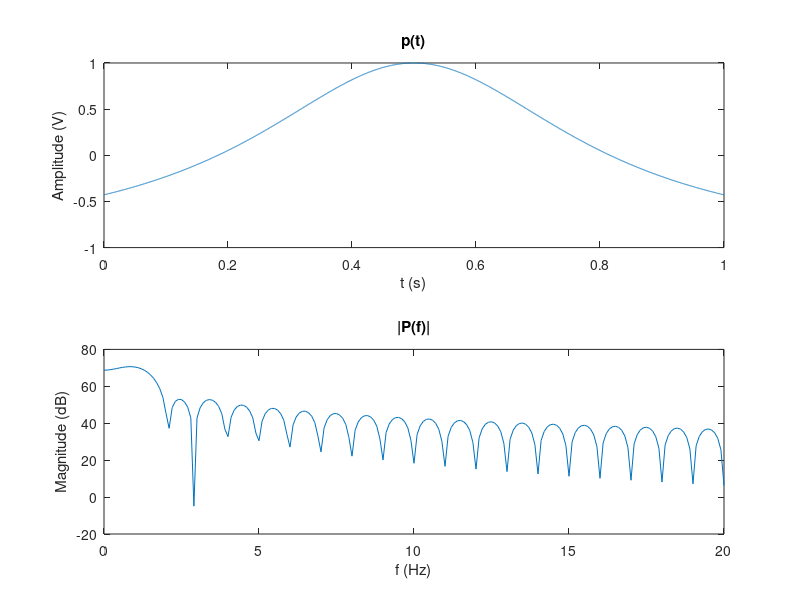
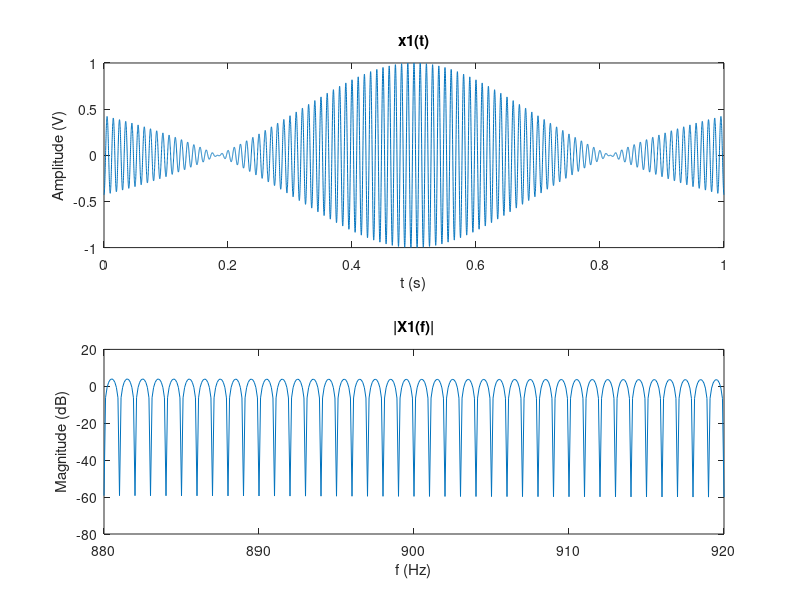

Recreate these plots in MATLAB, in order. (Note: this script raises an error after producing the figures.)
%Camille Chow
%ECE300 PSET 2
%10/13/17

fc = 1000;
fs = 10*fc;
N = 10000;
N0 = 10*N;

dt = 1/fs;
n = 0:N-1;
t = n*dt;
f0 = 100;
x0 = cos(2*pi*f0*t);
T0 = max(t);
p = 2./(1+10*((t-T0/2)./T0).^2) - 1;

Pf = fftshift(fft(p,N0));
k = -N0/2:N0/2-1;
f = k*fs/N0;

%7a)
W = 20;
fidx = find(0<=f & f<=W);
fkeep = f(fidx);
Pfkeep = Pf(fidx);

figure
subplot(2,1,1)
plot(t,p)
title('p(t)')
xlabel('t (s)')
ylabel('Amplitude (V)')
subplot(2,1,2)
plot(fkeep,20*log10(abs(Pfkeep)))
title('|P(f)|')
xlabel('f (Hz)')
ylabel('Magnitude (dB)')

% mag2db(abs(max(Pfkeep))) = 70.6283 dB
% After 20Hz, the spectrum magnitude is less than 36 dB,
% which is about 35 dB lower than the peak

%7b)
x1 = p.*x0;
Xf = fftshift(fft(x1,N0));

fidx = find((fc-(f0+W))<=f & f<=(fc-(f0-W)));
fkeep = f(fidx);
Xfkeep = Xf(fidx);

figure
subplot(2,1,1)
plot(t,x1)
title('x1(t)')
xlabel('t (s)')
ylabel('Amplitude (V)')
subplot(2,1,2)
plot(fkeep,20*log10(abs(Xfkeep)))
title('|X1(f)|')
xlabel('f (Hz)')
ylabel('Magnitude (dB)')

%7c)
pAM = .5*modulate(p,fc,fs,'amdsb-tc',-2);
x1AM = .5*modulate(x1,fc,fs,'amdsb-tc',-2);

P_AM = fftshift(fft(pAM,N0));
x1_AM = fftshift(fft(x1AM,N0));

P_AMkeep = P_AM(fidx);
x1_AMkeep = x1_AM(fidx);

figure
subplot(2,2,1)
plot(t,pAM)
title('p(t) AM modulated signal')
xlabel('t (s)')
ylabel('Amplitude (V)')
subplot(2,2,2)
plot(t,x1AM)
title('x1(t) AM modulated signal')
xlabel('t (s)')
ylabel('Amplitude (V)')
subplot(2,2,3)
plot(fkeep,20*log10(abs(P_AMkeep)))
title('Magnitude Response')
xlabel('f (Hz)')
ylabel('Magnitude (dB)')
subplot(2,2,4)
plot(fkeep,20*log10(abs(x1_AMkeep)))
title('Magnitude Response')
xlabel('f (Hz)')
ylabel('Magnitude (dB)')

%7d)
phat = imag(hilbert(p));
x1hat = imag(hilbert(x1));

figure
subplot(2,1,1)
plot(t,phat)
title('Hilbert transform of p(t)')
xlabel('t (s)')
ylabel('Amplitude (V)')
subplot(2,1,2)
plot(t,x1hat)
title('Hilbert transform of x1(t)')
xlabel('t (s)')
ylabel('Amplitude (V)')

%7e)
DSBp = modulate(p,fc,fs,'am');
DSBpf = fftshift(fft(DSBp,N0));
DSBpfkeep = DSBpf(fidx);
[DSBp_upper,DSBp_lower] = envelope(DSBp,100,'peak');

DSBx1 = modulate(x1,fc,fs,'am');
DSBxf = fftshift(fft(DSBx1,N0));
DSBxfkeep = DSBxf(fidx);
[DSBx1_upper,DSBx1_lower] = envelope(DSBx1,100,'peak');

LSSBp = ssbmod(p,fc,fs,0);
LSSBpf = fftshift(fft(LSSBp,N0));
LSSBpfkeep = LSSBpf(fidx);
[LSSBp_upper,LSSBp_lower] = envelope(LSSBp,100,'peak');

LSSBx1 = ssbmod(x1,fc,fs,0);
LSSBxf = fftshift(fft(LSSBx1,N0));
LSSBxfkeep = LSSBxf(fidx);
[LSSBx1_upper,LSSBx1_lower] = envelope(LSSBx1,100,'peak');

USSBp = ssbmod(p,fc,fs,0,'upper');
USSBpf = fftshift(fft(USSBp,N0));
USSBpfkeep = USSBpf(fidx);
[USSBp_upper,USSBp_lower] = envelope(USSBp,100,'peak');

USSBx1 = ssbmod(x1,fc,fs,0,'upper');
USSBxf = fftshift(fft(USSBx1,N0));
USSBxfkeep = USSBxf(fidx);
[USSBx1_upper,USSBx1_lower] = envelope(USSBx1,100,'peak');

figure
subplot(2,3,1)
plot(t,DSBp)
title('p(t) DSB modulated signal')
xlabel('t (s)')
ylabel('Amplitude (V)')

subplot(2,3,2)
plot(fkeep,20*log10(abs(DSBpfkeep)))
title('p(t) DSB magnitude response')
xlabel('f (Hz)')
ylabel('Magnitude (dB)')

subplot(2,3,3)
plot(t,DSBp_lower,t,DSBp_upper)
title('p(t) DSB envelopes')
xlabel('t (s)')
ylabel('Amplitude (V)')

subplot(2,3,4)
plot(t,DSBx1)
title('x1(t) DSB modulated signal')
xlabel('t (s)')
ylabel('Amplitude (V)')

subplot(2,3,5)
plot(fkeep,20*log10(abs(DSBxfkeep)))
title('x1(t) DSB magnitude response')
xlabel('f (Hz)')
ylabel('Magnitude (dB)')

subplot(2,3,6)
plot(t,DSBx1_lower,t,DSBx1_upper)
title('x1(t) DSB envelopes')
xlabel('t (s)')
ylabel('Amplitude (V)')

figure
subplot(2,3,1)
plot(t,LSSBp)
title('p(t) LSSB modulated signal')
xlabel('t (s)')
ylabel('Amplitude (V)')

subplot(2,3,2)
plot(fkeep,20*log10(abs(LSSBpfkeep)))
title('p(t) LSSB magnitude response')
xlabel('f (Hz)')
ylabel('Magnitude (dB)')

subplot(2,3,3)
plot(t,LSSBp_lower,t,LSSBp_upper)
title('p(t) LSSB envelopes')
xlabel('t (s)')

subplot(2,3,4)
plot(t,LSSBx1)
title('x1(t) LSSB modulated signal')
xlabel('t (s)')
ylabel('Amplitude (V)')

subplot(2,3,5)
plot(fkeep,20*log10(abs(LSSBxfkeep)))
title('x1(t) LSSB magnitude response')
xlabel('f (Hz)')
ylabel('Magnitude (dB)')

subplot(2,3,6)
plot(t,LSSBx1_lower,t,LSSBx1_upper)
title('x1(t) LSSB envelopes')
xlabel('t (s)')
ylabel('Amplitude (V)')

figure
subplot(2,3,1)
plot(t,USSBp)
title('p(t) USSB modulated signal')
xlabel('t (s)')
ylabel('Amplitude (V)')

subplot(2,3,2)
plot(fkeep,20*log10(abs(USSBpfkeep)))
title('p(t) USSB magnitude response')
xlabel('f (Hz)')
ylabel('Magnitude (dB)')

subplot(2,3,3)
plot(t,USSBp_lower,t,USSBp_upper)
title('p(t) USSB envelopes')
xlabel('t (s)')
ylabel('Amplitude (V)')

subplot(2,3,4)
plot(t,USSBx1)
title('x1(t) USSB modulated signal')
xlabel('t (s)')
ylabel('Amplitude (V)')

subplot(2,3,5)
plot(fkeep,20*log10(abs(USSBxfkeep)))
title('x1(t) USSB magnitude response')
xlabel('f (Hz)')
ylabel('Magnitude (dB)')

subplot(2,3,6)
plot(t,USSBx1_lower,t,USSBx1_upper)
title('x1(t) USSB envelopes')
xlabel('t (s)')
ylabel('Amplitude (V)')

%8d)
pFM = fmmod(p,fc,fs,5);
xFM = fmmod(x1,fc,fs,1);

P_FM = fftshift(fft(pFM,N0));
x_FM = fftshift(fft(xFM,N0));

BTp = 320;
fidx_p = find((fc-2*BTp)<=f & f<=(fc+BTp));
fkeep_p = f(fidx_p);

BTx = 600;
fidx_x = find((fc-2*BTx)<=f & f<=(fc+BTx));
fkeep_x = f(fidx_x);

P_FMkeep = P_FM(fidx_p);
X_FMkeep = x_FM(fidx_x);

figure
subplot(2,2,1)
plot(t,pFM)
title('p(t) FM modulated signal')
xlabel('t (s)')
ylabel('Amplitude (V)')

subplot(2,2,2)
plot(fkeep_p,20*log10(abs(P_FMkeep)))
title('Magnitude Response')
xlabel('f (Hz)')
ylabel('Magnitude (dB)')
xlim([min(fkeep_p) max(fkeep_p)])

subplot(2,2,3)
plot(t,xFM)
title('x1(t) FM modulated signal')
xlabel('t (s)')
ylabel('Amplitude (V)')

subplot(2,2,4)
plot(fkeep_x,20*log10(abs(X_FMkeep)))
title('Magnitude Response')
xlabel('f (Hz)')
ylabel('Magnitude (dB)')
xlim([min(fkeep_x) max(fkeep_x)])
